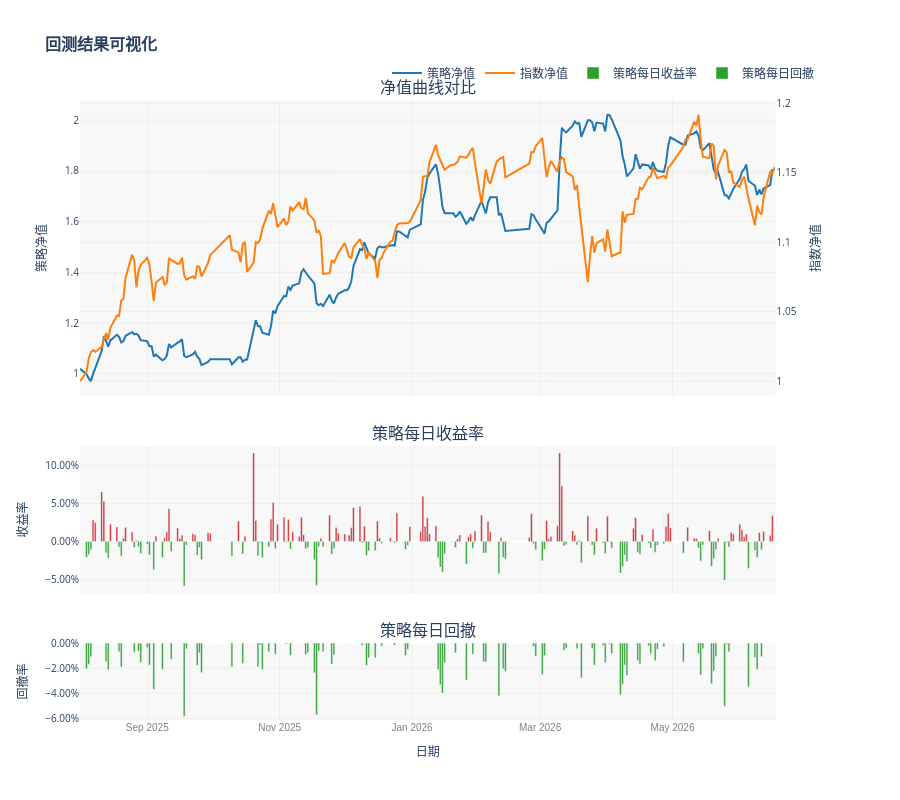
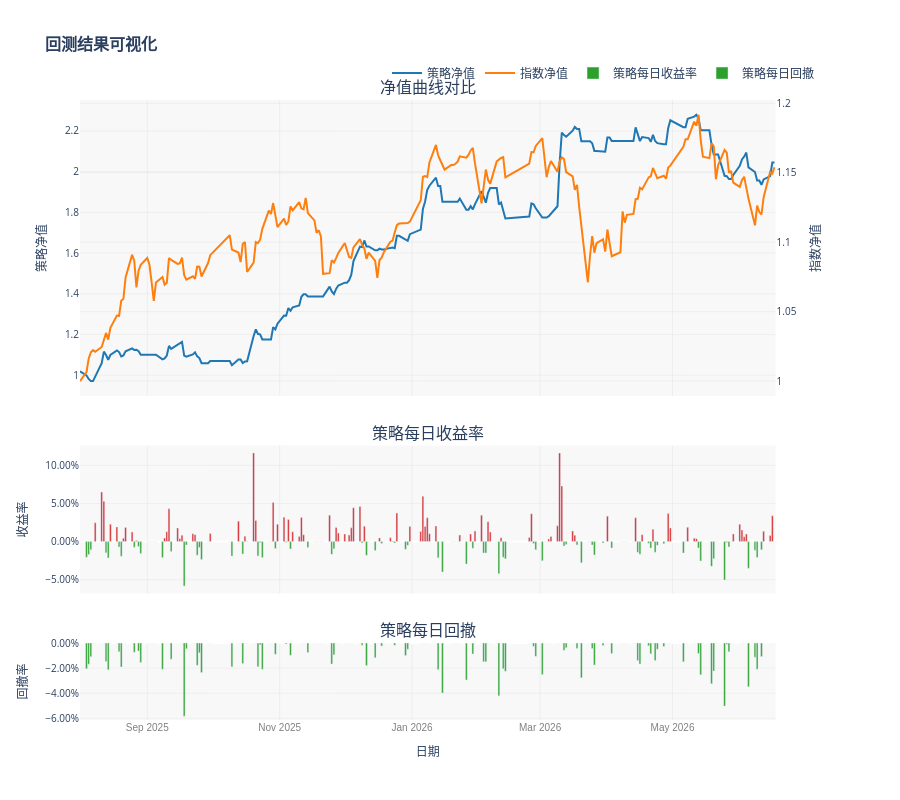
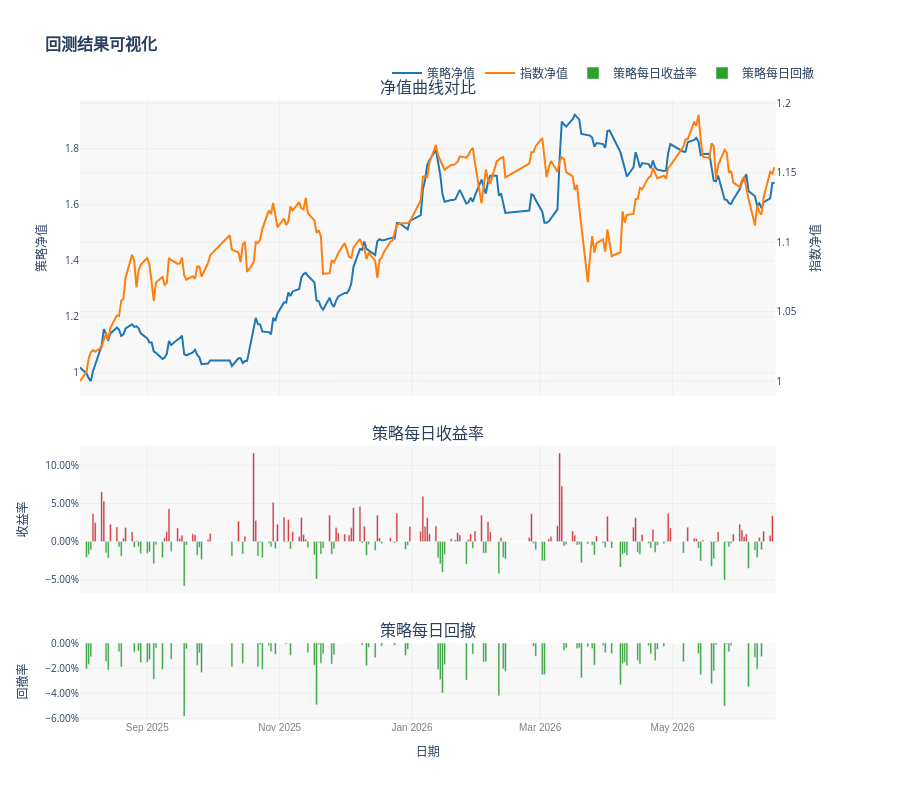

The notebook cell saved with these charts, in order:
### Code cell
from my_utils.trade_fun import report_backtest_full
from my_utils.fun import *
from my_utils.trade_fun import adjust_weight_by_near_n, adjust_weight_by_consecutive_losses # 触及跌停调仓

# 取sell_date为前n个窗口的股票表现与平均水平进行对比。高于平均水平并且昨日的股票触及跌停达到一定比率，则仓位调整为min_weight

print(pl.__version__)
#print(type(merged_df))
# 构建文件名
filename = f"信号文件/断板低开{params_dict['low']}-{params_dict['high']} {dt.datetime.now().strftime('%Y%m%d_%H%M%S')}(sma7).csv"
# 使用Python的文件操作指定编码
#merged_df.write_csv(filename, include_bom=True)

result_df1 = pd.read_csv('信号文件/断板低开-5--2.5 20251024_100549(sma7).csv',encoding='utf-8-sig') 
result_df2 = pd.read_csv('信号文件/涨停低开-5--2.5 20251016_061011(ma7).csv',encoding='utf-8-sig')
result_df3 = pd.read_csv('信号文件/断板低开-5--2.5 20251121_214049(sma7).csv',encoding='utf-8-sig') # 10日线

# 1.仓位控制风控(merged_df_with_weight)
merged_df_with_weight = adjust_weight_by_near_n(merged_df,return_column='weight_touch_limit_down') 
"""触及跌停风控"""
# 2.连续亏损风控
merged_df_with_weight = adjust_weight_by_consecutive_losses(merged_df_with_weight,return_column='weight_consec_loss')
merged_df_with_weight = merged_df_with_weight.with_columns(
    pl.when(pl.col("weight_touch_limit_down") == pl.col("weight_consec_loss")) # 相等时取任意一列的值（结果一致）
    .then(pl.col("weight_touch_limit_down"))  # 相等时取任意一列的值（结果一致）
    .otherwise(pl.min_horizontal("weight_touch_limit_down", "weight_consec_loss"))  # 不等时取最小值
    .alias("weight")
)
merged_df_with_weight = merged_df_with_weight.with_columns(
    (pl.col("profit") * pl.col("weight")).alias("weight_profit")
)
merged_df_with_weight.write_csv(filename, include_bom=True)

# 买点下移风控(merged_df_with_weight_adjust)
rate_move = 0.02
# 增加买点下移的逻辑（当weight=0时,如果low<=open*(1-rate_move)时,买点下移rate_move（也就是profit+rate_move*100），否则profit=0）
merged_df_with_weight_adjust = merged_df_with_weight.with_columns(
    pl.when(pl.col("weight") != 0)
    # 条件1：weight≠0 → 保持原profit不变
    .then(pl.col("profit"))
    # 条件2：weight==0 → 进一步判断low是否满足下移条件
    .otherwise(
        pl.when(pl.col("low") <= pl.col("open") * (1 - rate_move))
        # 子条件1：满足下移 → profit+rate_move*100
        .then(pl.col("profit") + rate_move * 100)
        # 子条件2：不满足下移 → profit=0
        .otherwise(0)
    ).alias("profit")  # 覆盖原profit列
) #买点下移回测
"""买点下移风控"""
merged_df_with_weight_adjust = merged_df_with_weight_adjust.with_columns(
    (pl.col("profit") *0.4).alias("weight_profit")
)

merged_df = merged_df.with_columns((pl.col("profit") *0.4).alias("weight_profit"))
result_df['weight_profit'] = result_df['profit'] *0.4
result_df1['weight_profit'] = result_df1['profit'] *0.4
result_df2['weight_profit'] = result_df2['profit'] *0.4
result_df3['weight_profit'] = result_df3['profit'] *0.4

# 回测结果汇报
#back_result =report_backtest_full(result_df, start_date = '2025-01-01', end_date='2025-12-20',profit_col='weight_profit')
#back_result =report_backtest_full(result_df, start_date = '2025-01-01', end_date='2025-12-20',profit_col='weight_profit')
#end_date_str = '2023-12-31'
logging.info("回测结果(不风控):")
back_result =report_backtest_full(merged_df.to_pandas(), start_date = '2025-08-01', end_date=end_date_str,profit_col='weight_profit',)
logging.info("回测结果(触及跌停风控):")
back_result =report_backtest_full(merged_df_with_weight.to_pandas(), start_date = '2025-08-01', end_date=end_date_str,profit_col='weight_profit',)
logging.info("回测结果(买点下移风控):")
back_result =report_backtest_full(merged_df_with_weight_adjust.to_pandas(), start_date = '2025-08-01', end_date=end_date_str,profit_col='weight_profit')
# 将回测结果保存到日志中
#logging.info("\n" + back_result.to_string(index=False))

### Figure 1 — Plotly figure (JSON) as saved in the notebook; plotly's stock layout.template omitted (floating-point values rounded to 4 significant figures; data arrays with more than 128 entries replaced by an {"elided": "..."} marker saying what was removed)
{"data": [{"hovertemplate": "日期: %{x}<br>策略净值: %{y:.4f}<extra></extra>", "line": {"color": "#1f77b4", "width": 2}, "name": "策略净值", "type": "scatter", "x": {"elided": "211 str values"}, "xaxis": "x", "y": {"elided": "211 float values"}, "yaxis": "y"}, {"hovertemplate": "日期: %{x}<br>指数净值: %{y:.4f}<extra></extra>", "line": {"color": "#ff7f0e", "width": 2}, "name": "指数净值", "type": "scatter", "x": {"elided": "211 str values"}, "xaxis": "x", "y": {"elided": "211 float values"}, "yaxis": "y2"}, {"hovertemplate": "日期: %{x}<br>收益率: %{y:.2%}<extra></extra>", "marker": {"color": {"elided": "210 str values"}}, "name": "策略每日收益率", "type": "bar", "x": {"elided": "210 str values"}, "xaxis": "x2", "y": {"elided": "210 float values"}, "yaxis": "y3"}, {"hovertemplate": "日期: %{x}<br>回撤率: %{y:.2%}<extra></extra>", "marker": {"color": "#2ca02c"}, "name": "策略每日回撤", "type": "bar", "x": {"elided": "210 str values"}, "xaxis": "x3", "y": {"elided": "210 float values"}, "yaxis": "y4"}], "layout": {"annotations": [{"font": {"size": 16}, "showarrow": false, "text": "净值曲线对比", "x": 0.47, "xanchor": "center", "xref": "paper", "y": 1.0, "yanchor": "bottom", "yref": "paper"}, {"font": {"size": 16}, "showarrow": false, "text": "策略每日收益率", "x": 0.47, "xanchor": "center", "xref": "paper", "y": 0.4427, "yanchor": "bottom", "yref": "paper"}, {"font": {"size": 16}, "showarrow": false, "text": "策略每日回撤", "x": 0.47, "xanchor": "center", "xref": "paper", "y": 0.1241, "yanchor": "bottom", "yref": "paper"}], "height": 800, "hovermode": "x unified", "legend": {"font": {"size": 12}, "orientation": "h", "x": 1, "xanchor": "right", "y": 1.02, "yanchor": "bottom"}, "paper_bgcolor": "white", "plot_bgcolor": "rgba(248,248,248,1)", "title": {"font": {"size": 16, "weight": "bold"}, "text": "回测结果可视化"}, "xaxis": {"anchor": "y", "domain": [0.0, 0.94], "gridcolor": "rgba(200,200,200,0.2)", "gridwidth": 1, "matches": "x3", "showgrid": true, "showticklabels": false}, "xaxis2": {"anchor": "y3", "domain": [0.0, 0.94], "gridcolor": "rgba(200,200,200,0.2)", "gridwidth": 1, "matches": "x3", "showgrid": true, "showticklabels": false}, "xaxis3": {"anchor": "y4", "domain": [0.0, 0.94], "gridcolor": "rgba(200,200,200,0.2)", "gridwidth": 1, "showgrid": true, "tickfont": {"color": "gray", "family": "Arial", "size": 10}, "title": {"font": {"size": 12}, "text": "日期"}}, "yaxis": {"anchor": "x", "domain": [0.5227, 1.0], "gridcolor": "rgba(200,200,200,0.2)", "gridwidth": 1, "showgrid": true, "tickfont": {"size": 10}, "title": {"font": {"size": 12}, "text": "策略净值"}}, "yaxis2": {"anchor": "x", "gridcolor": "rgba(200,200,200,0.2)", "gridwidth": 1, "overlaying": "y", "showgrid": true, "side": "right", "tickfont": {"size": 10}, "title": {"font": {"size": 12}, "text": "指数净值"}}, "yaxis3": {"anchor": "x2", "domain": [0.2041, 0.4427], "gridcolor": "rgba(200,200,200,0.2)", "gridwidth": 1, "showgrid": true, "tickfont": {"size": 10}, "tickformat": ".2%", "title": {"font": {"size": 12}, "text": "收益率"}}, "yaxis4": {"anchor": "x3", "domain": [0.0, 0.1241], "gridcolor": "rgba(200,200,200,0.2)", "gridwidth": 1, "showgrid": true, "tickfont": {"size": 10}, "tickformat": ".2%", "title": {"font": {"size": 12}, "text": "回撤率"}}}}

### Figure 2 — Plotly figure (JSON) as saved in the notebook; plotly's stock layout.template omitted (floating-point values rounded to 4 significant figures; data arrays with more than 128 entries replaced by an {"elided": "..."} marker saying what was removed)
{"data": [{"hovertemplate": "日期: %{x}<br>策略净值: %{y:.4f}<extra></extra>", "line": {"color": "#1f77b4", "width": 2}, "name": "策略净值", "type": "scatter", "x": {"elided": "211 str values"}, "xaxis": "x", "y": {"elided": "211 float values"}, "yaxis": "y"}, {"hovertemplate": "日期: %{x}<br>指数净值: %{y:.4f}<extra></extra>", "line": {"color": "#ff7f0e", "width": 2}, "name": "指数净值", "type": "scatter", "x": {"elided": "211 str values"}, "xaxis": "x", "y": {"elided": "211 float values"}, "yaxis": "y2"}, {"hovertemplate": "日期: %{x}<br>收益率: %{y:.2%}<extra></extra>", "marker": {"color": {"elided": "210 str values"}}, "name": "策略每日收益率", "type": "bar", "x": {"elided": "210 str values"}, "xaxis": "x2", "y": {"elided": "210 float values"}, "yaxis": "y3"}, {"hovertemplate": "日期: %{x}<br>回撤率: %{y:.2%}<extra></extra>", "marker": {"color": "#2ca02c"}, "name": "策略每日回撤", "type": "bar", "x": {"elided": "210 str values"}, "xaxis": "x3", "y": {"elided": "210 float values"}, "yaxis": "y4"}], "layout": {"annotations": [{"font": {"size": 16}, "showarrow": false, "text": "净值曲线对比", "x": 0.47, "xanchor": "center", "xref": "paper", "y": 1.0, "yanchor": "bottom", "yref": "paper"}, {"font": {"size": 16}, "showarrow": false, "text": "策略每日收益率", "x": 0.47, "xanchor": "center", "xref": "paper", "y": 0.4427, "yanchor": "bottom", "yref": "paper"}, {"font": {"size": 16}, "showarrow": false, "text": "策略每日回撤", "x": 0.47, "xanchor": "center", "xref": "paper", "y": 0.1241, "yanchor": "bottom", "yref": "paper"}], "height": 800, "hovermode": "x unified", "legend": {"font": {"size": 12}, "orientation": "h", "x": 1, "xanchor": "right", "y": 1.02, "yanchor": "bottom"}, "paper_bgcolor": "white", "plot_bgcolor": "rgba(248,248,248,1)", "title": {"font": {"size": 16, "weight": "bold"}, "text": "回测结果可视化"}, "xaxis": {"anchor": "y", "domain": [0.0, 0.94], "gridcolor": "rgba(200,200,200,0.2)", "gridwidth": 1, "matches": "x3", "showgrid": true, "showticklabels": false}, "xaxis2": {"anchor": "y3", "domain": [0.0, 0.94], "gridcolor": "rgba(200,200,200,0.2)", "gridwidth": 1, "matches": "x3", "showgrid": true, "showticklabels": false}, "xaxis3": {"anchor": "y4", "domain": [0.0, 0.94], "gridcolor": "rgba(200,200,200,0.2)", "gridwidth": 1, "showgrid": true, "tickfont": {"color": "gray", "family": "Arial", "size": 10}, "title": {"font": {"size": 12}, "text": "日期"}}, "yaxis": {"anchor": "x", "domain": [0.5227, 1.0], "gridcolor": "rgba(200,200,200,0.2)", "gridwidth": 1, "showgrid": true, "tickfont": {"size": 10}, "title": {"font": {"size": 12}, "text": "策略净值"}}, "yaxis2": {"anchor": "x", "gridcolor": "rgba(200,200,200,0.2)", "gridwidth": 1, "overlaying": "y", "showgrid": true, "side": "right", "tickfont": {"size": 10}, "title": {"font": {"size": 12}, "text": "指数净值"}}, "yaxis3": {"anchor": "x2", "domain": [0.2041, 0.4427], "gridcolor": "rgba(200,200,200,0.2)", "gridwidth": 1, "showgrid": true, "tickfont": {"size": 10}, "tickformat": ".2%", "title": {"font": {"size": 12}, "text": "收益率"}}, "yaxis4": {"anchor": "x3", "domain": [0.0, 0.1241], "gridcolor": "rgba(200,200,200,0.2)", "gridwidth": 1, "showgrid": true, "tickfont": {"size": 10}, "tickformat": ".2%", "title": {"font": {"size": 12}, "text": "回撤率"}}}}

### Figure 3 — Plotly figure (JSON) as saved in the notebook; plotly's stock layout.template omitted (floating-point values rounded to 4 significant figures; data arrays with more than 128 entries replaced by an {"elided": "..."} marker saying what was removed)
{"data": [{"hovertemplate": "日期: %{x}<br>策略净值: %{y:.4f}<extra></extra>", "line": {"color": "#1f77b4", "width": 2}, "name": "策略净值", "type": "scatter", "x": {"elided": "211 str values"}, "xaxis": "x", "y": {"elided": "211 float values"}, "yaxis": "y"}, {"hovertemplate": "日期: %{x}<br>指数净值: %{y:.4f}<extra></extra>", "line": {"color": "#ff7f0e", "width": 2}, "name": "指数净值", "type": "scatter", "x": {"elided": "211 str values"}, "xaxis": "x", "y": {"elided": "211 float values"}, "yaxis": "y2"}, {"hovertemplate": "日期: %{x}<br>收益率: %{y:.2%}<extra></extra>", "marker": {"color": {"elided": "210 str values"}}, "name": "策略每日收益率", "type": "bar", "x": {"elided": "210 str values"}, "xaxis": "x2", "y": {"elided": "210 float values"}, "yaxis": "y3"}, {"hovertemplate": "日期: %{x}<br>回撤率: %{y:.2%}<extra></extra>", "marker": {"color": "#2ca02c"}, "name": "策略每日回撤", "type": "bar", "x": {"elided": "210 str values"}, "xaxis": "x3", "y": {"elided": "210 float values"}, "yaxis": "y4"}], "layout": {"annotations": [{"font": {"size": 16}, "showarrow": false, "text": "净值曲线对比", "x": 0.47, "xanchor": "center", "xref": "paper", "y": 1.0, "yanchor": "bottom", "yref": "paper"}, {"font": {"size": 16}, "showarrow": false, "text": "策略每日收益率", "x": 0.47, "xanchor": "center", "xref": "paper", "y": 0.4427, "yanchor": "bottom", "yref": "paper"}, {"font": {"size": 16}, "showarrow": false, "text": "策略每日回撤", "x": 0.47, "xanchor": "center", "xref": "paper", "y": 0.1241, "yanchor": "bottom", "yref": "paper"}], "height": 800, "hovermode": "x unified", "legend": {"font": {"size": 12}, "orientation": "h", "x": 1, "xanchor": "right", "y": 1.02, "yanchor": "bottom"}, "paper_bgcolor": "white", "plot_bgcolor": "rgba(248,248,248,1)", "title": {"font": {"size": 16, "weight": "bold"}, "text": "回测结果可视化"}, "xaxis": {"anchor": "y", "domain": [0.0, 0.94], "gridcolor": "rgba(200,200,200,0.2)", "gridwidth": 1, "matches": "x3", "showgrid": true, "showticklabels": false}, "xaxis2": {"anchor": "y3", "domain": [0.0, 0.94], "gridcolor": "rgba(200,200,200,0.2)", "gridwidth": 1, "matches": "x3", "showgrid": true, "showticklabels": false}, "xaxis3": {"anchor": "y4", "domain": [0.0, 0.94], "gridcolor": "rgba(200,200,200,0.2)", "gridwidth": 1, "showgrid": true, "tickfont": {"color": "gray", "family": "Arial", "size": 10}, "title": {"font": {"size": 12}, "text": "日期"}}, "yaxis": {"anchor": "x", "domain": [0.5227, 1.0], "gridcolor": "rgba(200,200,200,0.2)", "gridwidth": 1, "showgrid": true, "tickfont": {"size": 10}, "title": {"font": {"size": 12}, "text": "策略净值"}}, "yaxis2": {"anchor": "x", "gridcolor": "rgba(200,200,200,0.2)", "gridwidth": 1, "overlaying": "y", "showgrid": true, "side": "right", "tickfont": {"size": 10}, "title": {"font": {"size": 12}, "text": "指数净值"}}, "yaxis3": {"anchor": "x2", "domain": [0.2041, 0.4427], "gridcolor": "rgba(200,200,200,0.2)", "gridwidth": 1, "showgrid": true, "tickfont": {"size": 10}, "tickformat": ".2%", "title": {"font": {"size": 12}, "text": "收益率"}}, "yaxis4": {"anchor": "x3", "domain": [0.0, 0.1241], "gridcolor": "rgba(200,200,200,0.2)", "gridwidth": 1, "showgrid": true, "tickfont": {"size": 10}, "tickformat": ".2%", "title": {"font": {"size": 12}, "text": "回撤率"}}}}
